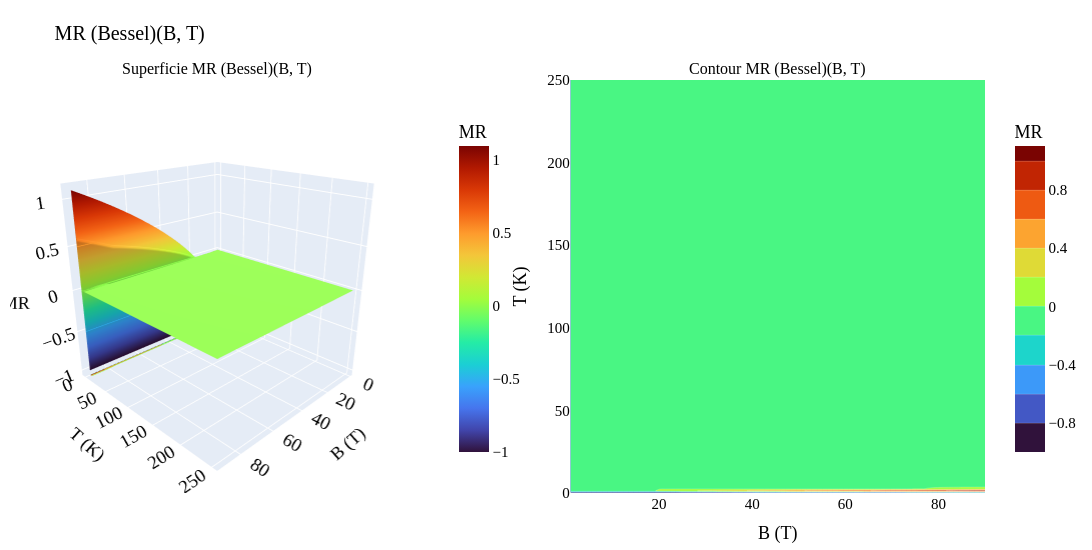

Notebook cell for this chart:
### Markdown cell above
---
## Magnetoresistenza $\mathrm{MR}(B, T)$ — Bessel

$\mathrm{MR}(B, T) = \dfrac{\rho_{xx}(B, T)}{\rho_{xx}(0, T)} - 1$

Nel modello Bessel $\rho_{xx}(0, T)$ e' stimato dal plateau della serie a $\alpha(B_{\mathrm{ref}}) \approx 10$. Per $B$ troppo basso la somma diverge numericamente (iv($k, \alpha$) overflow): in quella zona il plot mostra $\mathrm{MR} = 0$ (corrisponde al plateau fisico).

### Code cell
plot_observable_4panel(
    MR_B_grid,
    name='MR (Bessel)', name_tex=r'$\mathrm{MR}$',
    label_plain='MR', label_tex=r'$\rho_{xx}(B)/\rho_{xx}(0) - 1$',
    cmap='Turbo',
    B_grid_1d=B_grid_1d, T_grid_1d=T_grid_1d,
    T_slices=(5, 30, 60, 100, 150, 250),
    B_slices=(5, 20, 40, 60, 80),
)

### Figure 1 — Plotly figure (JSON) as saved in the notebook; plotly's stock layout.template omitted (floating-point values rounded to 4 significant figures; data arrays with more than 128 entries replaced by an {"elided": "..."} marker saying what was removed)
{"data": [{"colorbar": {"len": 0.85, "title": {"text": "MR"}, "x": 0.45, "y": 0.5}, "colorscale": [[0, "#30123b"], [0.07143, "#4145ab"], [0.1429, "#4675ed"], [0.2143, "#39a2fc"], [0.2857, "#1bcfd4"], [0.3571, "#24eca6"], [0.4286, "#61fc6c"], [0.5, "#a4fc3b"], [0.5714, "#d1e834"], [0.6429, "#f3c63a"], [0.7143, "#fe9b2d"], [0.7857, "#f36315"], [0.8571, "#d93806"], [0.9286, "#b11901"], [1, "#7a0402"]], "contours": {"z": {"highlightcolor": "white", "project": {"z": true}, "show": true, "usecolormap": true}}, "hovertemplate": "B = %{x:.1f} T<br>T = %{y:.1f} K<br>MR = %{z:.4g}<extra></extra>", "scene": "scene", "type": "surface", "x": [1, 2.127, 3.253, 4.38, 5.506, 6.633, 7.759, 8.886, 10.01, 11.14, 12.27, 13.39, 14.52, 15.65, 16.77, 17.9, 19.03, 20.15, 21.28, 22.41, 23.53, 24.66, 25.78, 26.91, 28.04, 29.16, 30.29, 31.42, 32.54, 33.67, 34.8, 35.92, 37.05, 38.18, 39.3, 40.43, 41.56, 42.68, 43.81, 44.94, 46.06, 47.19, 48.32, 49.44, 50.57, 51.7, 52.82, 53.95, 55.08, 56.2, 57.33, 58.46, 59.58, 60.71, 61.84, 62.96, 64.09, 65.22, 66.34, 67.47, 68.59, 69.72, 70.85, 71.97, 73.1, 74.23, 75.35, 76.48, 77.61, 78.73, 79.86, 80.99, 82.11, 83.24, 84.37, 85.49, 86.62, 87.75, 88.87, 90], "y": {"elided": "200 float values"}, "z": {"elided": "200x80 float values"}}, {"autocontour": true, "colorbar": {"len": 0.85, "title": {"text": "MR"}, "x": 1.02, "y": 0.5}, "colorscale": [[0, "#30123b"], [0.07143, "#4145ab"], [0.1429, "#4675ed"], [0.2143, "#39a2fc"], [0.2857, "#1bcfd4"], [0.3571, "#24eca6"], [0.4286, "#61fc6c"], [0.5, "#a4fc3b"], [0.5714, "#d1e834"], [0.6429, "#f3c63a"], [0.7143, "#fe9b2d"], [0.7857, "#f36315"], [0.8571, "#d93806"], [0.9286, "#b11901"], [1, "#7a0402"]], "contours": {"end": 1, "labelfont": {"color": "white", "size": 11}, "showlabels": true, "size": 0.2, "start": -0.8}, "hovertemplate": "B = %{x:.1f} T<br>T = %{y:.1f} K<br>MR = %{z:.4g}<extra></extra>", "line": {"color": "rgba(255,255,255,0.4)", "width": 0.5}, "type": "contour", "x": [1, 2.127, 3.253, 4.38, 5.506, 6.633, 7.759, 8.886, 10.01, 11.14, 12.27, 13.39, 14.52, 15.65, 16.77, 17.9, 19.03, 20.15, 21.28, 22.41, 23.53, 24.66, 25.78, 26.91, 28.04, 29.16, 30.29, 31.42, 32.54, 33.67, 34.8, 35.92, 37.05, 38.18, 39.3, 40.43, 41.56, 42.68, 43.81, 44.94, 46.06, 47.19, 48.32, 49.44, 50.57, 51.7, 52.82, 53.95, 55.08, 56.2, 57.33, 58.46, 59.58, 60.71, 61.84, 62.96, 64.09, 65.22, 66.34, 67.47, 68.59, 69.72, 70.85, 71.97, 73.1, 74.23, 75.35, 76.48, 77.61, 78.73, 79.86, 80.99, 82.11, 83.24, 84.37, 85.49, 86.62, 87.75, 88.87, 90], "xaxis": "x", "y": {"elided": "200 float values"}, "yaxis": "y", "z": {"elided": "200x80 float values"}}], "layout": {"annotations": [{"font": {"size": 16}, "showarrow": false, "text": "Superficie MR (Bessel)(B, T)", "x": 0.2125, "xanchor": "center", "xref": "paper", "y": 1, "yanchor": "bottom", "yref": "paper"}, {"font": {"size": 16}, "showarrow": false, "text": "Contour MR (Bessel)(B, T)", "x": 0.7875, "xanchor": "center", "xref": "paper", "y": 1, "yanchor": "bottom", "yref": "paper"}], "font": {"color": "black", "family": "serif", "size": 15}, "height": 550, "margin": {"b": 10, "l": 10, "r": 10, "t": 80}, "scene": {"aspectmode": "auto", "aspectratio": {"x": 1, "y": 1, "z": 1}, "camera": {"eye": {"x": 1.6, "y": 1.6, "z": 0.9}}, "domain": {"x": [0, 0.425], "y": [0, 1]}, "xaxis": {"title": {"text": "B (T)"}, "type": "linear"}, "yaxis": {"title": {"text": "T (K)"}, "type": "linear"}, "zaxis": {"title": {"text": "MR"}, "type": "linear"}}, "title": {"font": {"color": "black", "family": "serif", "size": 20}, "text": "MR (Bessel)(B, T)"}, "width": 1200, "xaxis": {"anchor": "y", "autorange": true, "domain": [0.575, 1], "range": [1, 90], "title": {"text": "B (T)"}, "type": "linear"}, "yaxis": {"anchor": "x", "autorange": true, "domain": [0, 1], "range": [0, 250], "title": {"text": "T (K)"}, "type": "linear"}}}
